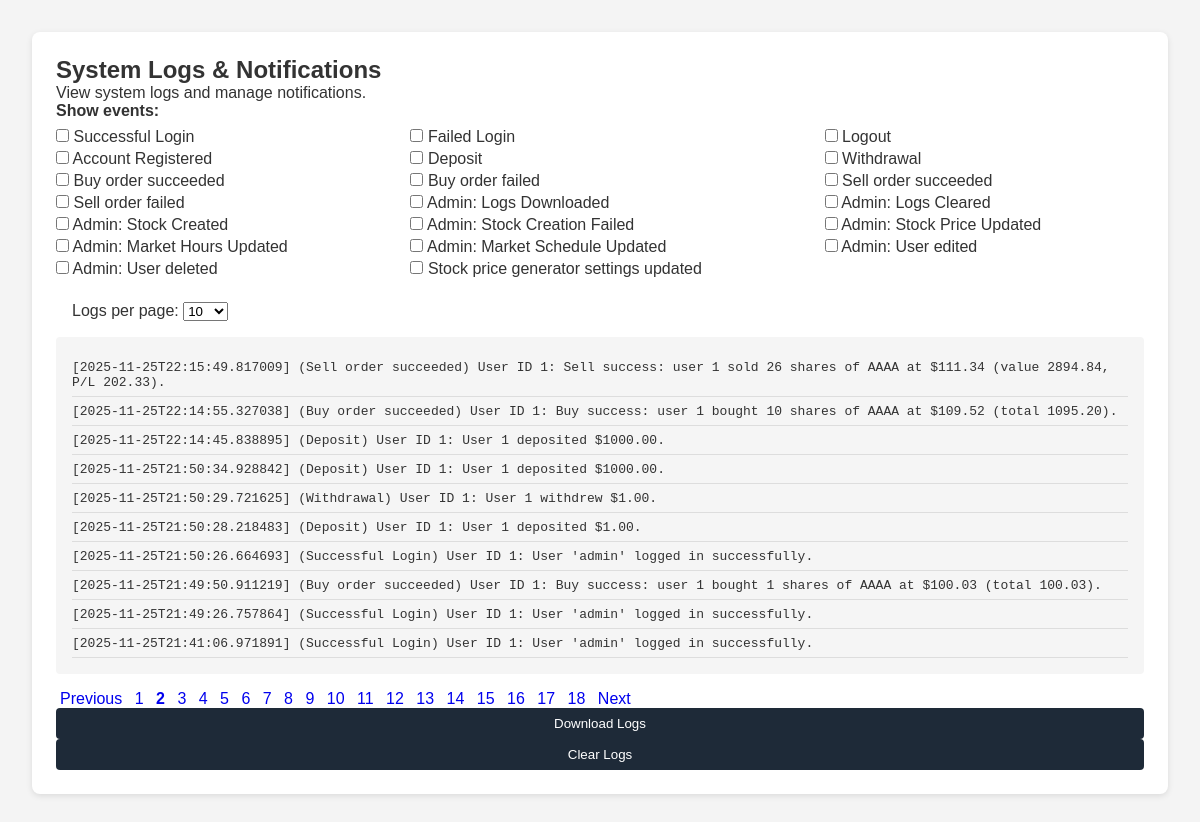
Screenshot of /admin/market/logs?page=2&per_page=10 (signed in) with the database file from the repository.
### tables this page shows
CREATE TABLE logs (
    log_id INTEGER PRIMARY KEY AUTOINCREMENT,
    timestamp TEXT DEFAULT (DATETIME('now')),
    user_id INTEGER,
    type INTEGER NOT NULL,
    details TEXT,
    FOREIGN KEY (user_id) REFERENCES users(user_id)
);

### app.py (the view)
@app.route('/admin/market/logs')
def admin_logs():
    check = require_admin()
    if check:
        return check
    page = int(request.args.get('page', 1))
    per_page = int(request.args.get('per_page', 10))
    selected_types = request.args.getlist("type")  # list of strings
    conn = get_db_connection()
    base_query = "FROM logs"
    params = []
    if selected_types:
        placeholders = ",".join("?" for _ in selected_types)
        base_query += f" WHERE type IN ({placeholders})"
        params.extend(int(t) for t in selected_types)
    count_query = "SELECT COUNT(*) " + base_query
    total_logs = conn.execute(count_query, params).fetchone()[0]
    offset = (page - 1) * per_page
    log_query = (
        "SELECT * " + base_query +
        " ORDER BY timestamp DESC LIMIT ? OFFSET ?"
    )
    logs = conn.execute(log_query, params + [per_page, offset]).fetchall()
    conn.close()
    event_types = {
        1: "Successful Login",
        2: "Failed Login",
        3: "Logout",
        4: "Account Registered",
        10: "Deposit",
        11: "Withdrawal",
        30: "Buy order succeeded",
        31: "Buy order failed",
        32: "Sell order succeeded",
        33: "Sell order failed",
        41: "Admin: Logs Downloaded",
        42: "Admin: Logs Cleared",
        43: "Admin: Stock Created",
        44: "Admin: Stock Creation Failed",
        45: "Admin: Stock Price Updated",
        46: "Admin: Market Hours Updated",
        47: "Admin: Market Schedule Updated",
        48: "Admin: User edited",
        49: "Admin: User deleted",
        50: "Stock price generator settings updated"
    }
    total_pages = (total_logs + per_page - 1) // per_page
    return render_template(
        'admin_logs.html',
        logs=logs,
        page=page,
        per_page=per_page,
        total_pages=total_pages,
        event_types=event_types,
        selected_types=selected_types  # pass list
    )

### app.py (called while the page is built)
def get_db_connection():
    conn = sqlite3.connect(DB_NAME, timeout=5, check_same_thread=False)
    conn.row_factory = sqlite3.Row
    conn.execute("PRAGMA journal_mode=WAL;")
    conn.execute("PRAGMA busy_timeout = 5000;")
    return conn

def require_admin():
    if 'user_id' not in session:
        flash("You must be logged in.", "error")
        return redirect(url_for('login'))
    conn = get_db_connection()
    user = conn.execute(
        'SELECT is_admin FROM users WHERE user_id = ?',
        (session['user_id'],)
    ).fetchone()
    conn.close()
    if not user:
        flash("User not found.", "error")
        return redirect(url_for('login'))
    is_admin = user['is_admin'] if 'is_admin' in user.keys() else 0
    if int(is_admin) != 1:
        flash("Administrator access required.", "error")
        if 'user_id' in session:
            return redirect(url_for('dashboard', user_id=session.get('user_id')))
        return redirect(url_for('login'))
    return None

### templates/admin_logs.html (shortened to what this page needs)
<!DOCTYPE html>
<html lang="en">
<head>
  <link rel="stylesheet" href="{{ url_for('static', filename='styles.css') }}">
</head>
<body>
<main>
<section class="panel">
  <h2>System Logs & Notifications</h2>
  <p>View system logs and manage notifications.</p>
  <form method="get" id="filterForm" style="margin-bottom: 1em;">
    <label><strong>Show events:</strong></label>
    <div class="checkbox-grid">
      {% for id, label in event_types.items() %}
        <label>
          <input type="checkbox"
                 name="type"
                 value="{{ id }}"
                 onchange="document.getElementById('filterForm').submit()">
          {{ label }}
        </label>
      {% endfor %}
    </div>
    <label style="margin-left: 1em; margin-top: 1em; display:block;">
      Logs per page:
      <select name="per_page" onchange="this.form.submit()">
        {% for n in [10,25,50,100] %}
          <option value="{{ n }}" {% if per_page==n %}selected{% endif %}>{{ n }}</option>
        {% endfor %}
      </select>
    </label>
  </form>
  <div style="background: #f5f5f5; padding: 1em; border-radius: 4px; max-height: 400px; overflow-y: auto;">
    {% for log in logs %}
      <div class="log-entry">
        [{{ log['timestamp'] }}] ({{ event_types.get(log['type'], 'Unknown') }})
        {% if log['user_id'] %}User ID {{ log['user_id'] }}{% endif %}: {{ log['details'] }}
      </div>
    {% else %}
      <div>No logs found.</div>
    {% endfor %}
  </div>
  <div class="pagination">
    {% if page > 1 %}
      <a href="?page={{ page-1 }}&per_page={{ per_page }}{% for t in selected_types %}&type={{ t }}{% endfor %}">Previous</a>
    {% endif %}
    {% for p in range(1, total_pages+1) %}
      <a href="?page={{ p }}&per_page={{ per_page }}{% for t in selected_types %}&type={{ t }}{% endfor %}"
         class="{% if p==page %}active{% endif %}">
         {{ p }}
      </a>
    {% endfor %}
    {% if page < total_pages %}
      <a href="?page={{ page+1 }}&per_page={{ per_page }}{% for t in selected_types %}&type={{ t }}{% endfor %}">
        Next
      </a>
    {% endif %}
  </div>
  <form action="{{ url_for('admin_logs_download') }}" method="get">
    <button type="submit" class="btn btn-primary">
       Download Logs
    </button>
  </form>
  <form action="{{ url_for('admin_logs_clear') }}" method="post"
        onsubmit="return confirm('Are you sure you want to clear all logs?');">
    <button type="submit" class="btn btn-danger">
       Clear Logs
    </button>
  </form>
</section>
</main>
</body>
</html>

### static/styles.css (style rules this page uses)
* { margin: 0; padding: 0; box-sizing: border-box; font-family: Arial, sans-serif; }
body { background-color: #f4f4f4; color: #333; }
main { padding: 2em; }
.panel { background: #fff; padding: 1.5em; margin-bottom: 2em; border-radius: 8px; box-shadow: 0 2px 6px rgba(0,0,0,0.1); }
form { display: flex; flex-direction: column; gap: 0.5em; }
input { padding: 0.5em; border: 1px solid #ccc; border-radius: 4px; }
button { padding: 0.6em 1em; border: none; background: #1e2a38; color: #fff; border-radius: 4px; cursor: pointer; }
* { margin:0;padding:0;box-sizing:border-box;font-family:Arial, sans-serif }
body { background:#f4f4f4;color:#333 }
main { padding:2em }
.panel { background:#fff;padding:1.5em;margin-bottom:2em;border-radius:8px;box-shadow:0 2px 6px rgba(0,0,0,.1) }

### templates/admin_logs.html (style rules this page uses)
.log-entry { padding: 0.5em 0; border-bottom: 1px solid #ddd; font-family: monospace; }
.pagination { margin-top: 1em; }
.pagination a { margin: 0 0.25em; text-decoration: none; }
.pagination a.active { font-weight: bold; }
.checkbox-grid { display: grid; grid-template-columns: repeat(3, auto); gap: 4px 20px; }

### rows the page displays
logs: timestamp "2025-11-25T22:15:49.817009", get "Sell order succeeded", user_id "1", details "Sell success: user 1 sold 26 shares of AAAA at $111.34 (value 2894.84, P/L 202.33)."
logs: timestamp "2025-11-25T22:14:55.327038", get "Buy order succeeded", user_id "1", details "Buy success: user 1 bought 10 shares of AAAA at $109.52 (total 1095.20)."
logs: timestamp "2025-11-25T22:14:45.838895", get "Deposit", user_id "1", details "User 1 deposited $1000.00."
logs: timestamp "2025-11-25T21:50:34.928842", get "Deposit", user_id "1", details "User 1 deposited $1000.00."
logs: timestamp "2025-11-25T21:50:29.721625", get "Withdrawal", user_id "1", details "User 1 withdrew $1.00."
logs: timestamp "2025-11-25T21:50:28.218483", get "Deposit", user_id "1", details "User 1 deposited $1.00."
logs: timestamp "2025-11-25T21:50:26.664693", get "Successful Login", user_id "1", details "User 'admin' logged in successfully."
logs: timestamp "2025-11-25T21:49:50.911219", get "Buy order succeeded", user_id "1", details "Buy success: user 1 bought 1 shares of AAAA at $100.03 (total 100.03)."
logs: timestamp "2025-11-25T21:49:26.757864", get "Successful Login", user_id "1", details "User 'admin' logged in successfully."
logs: timestamp "2025-11-25T21:41:06.971891", get "Successful Login", user_id "1", details "User 'admin' logged in successfully."

### other values shown
{{ label }} "Successful Login" "Failed Login" "Logout" "Account Registered" "Deposit" "Withdrawal" "Buy order succeeded" "Buy order failed" "Sell order succeeded" "Sell order failed" "Admin: Logs Downloaded" "Admin: Logs Cleared" "Admin: Stock Created" "Admin: Stock Creation Failed" "Admin: Stock Price Updated" "Admin: Market Hours Updated" "Admin: Market Schedule Updated" "Admin: User edited" "Admin: User deleted" "Stock price generator settings updated"
{{ p }} "1" "2" "3" "4" "5" "6" "7" "8" "9" "10" "11" "12" "13" "14" "15" "16" "17" "18"
form field per_page "10"
